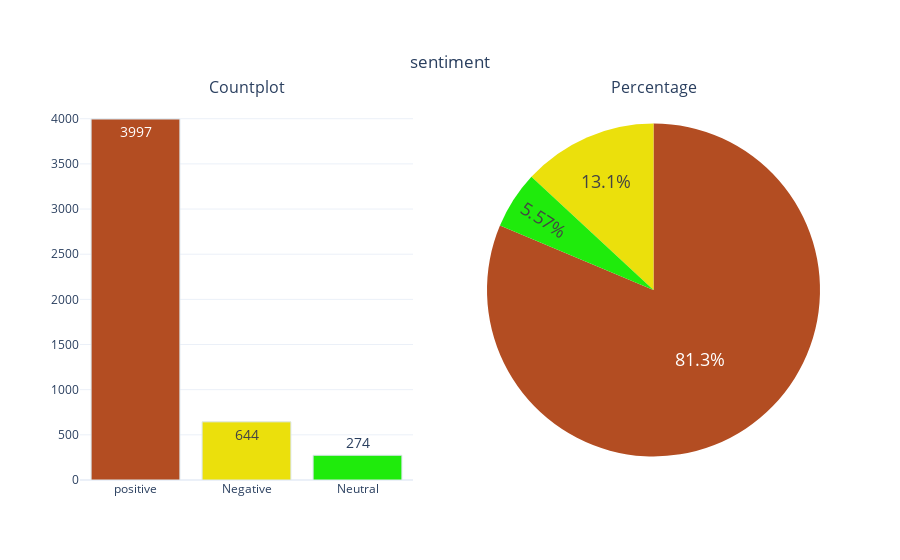

This figure's notebook cell:
### Code cell
categorical_variable_summary(df, "sentiment")

### Figure 1 — Plotly figure (JSON) as saved in the notebook; plotly's stock layout.template omitted (floating-point values rounded to 4 significant figures)
{"data": [{"marker": {"color": ["#B34D22", "#EBE00C", "#1FEB0C", "#0C92EB", "#EB0CD5"], "line": {"color": "#DBE6EC", "width": 1}}, "name": "sentiment", "showlegend": false, "text": ["3997", "644", "274"], "textfont": {"size": 14}, "textposition": "auto", "type": "bar", "x": ["positive", "Negative", "Neutral"], "xaxis": "x", "y": [3997, 644, 274], "yaxis": "y"}, {"domain": {"x": [0.55, 1], "y": [0, 1]}, "labels": ["positive", "Negative", "Neutral"], "marker": {"colors": ["#B34D22", "#EBE00C", "#1FEB0C", "#0C92EB", "#EB0CD5"]}, "name": "sentiment", "showlegend": false, "textfont": {"size": 18}, "textposition": "auto", "type": "pie", "values": [3997, 644, 274]}], "layout": {"annotations": [{"font": {"size": 16}, "showarrow": false, "text": "Countplot", "x": 0.225, "xanchor": "center", "xref": "paper", "y": 1, "yanchor": "bottom", "yref": "paper"}, {"font": {"size": 16}, "showarrow": false, "text": "Percentage", "x": 0.775, "xanchor": "center", "xref": "paper", "y": 1, "yanchor": "bottom", "yref": "paper"}], "title": {"text": "sentiment", "x": 0.5, "xanchor": "center", "y": 0.9, "yanchor": "top"}, "xaxis": {"anchor": "y", "domain": [0, 0.45]}, "yaxis": {"anchor": "x", "domain": [0, 1]}}}
